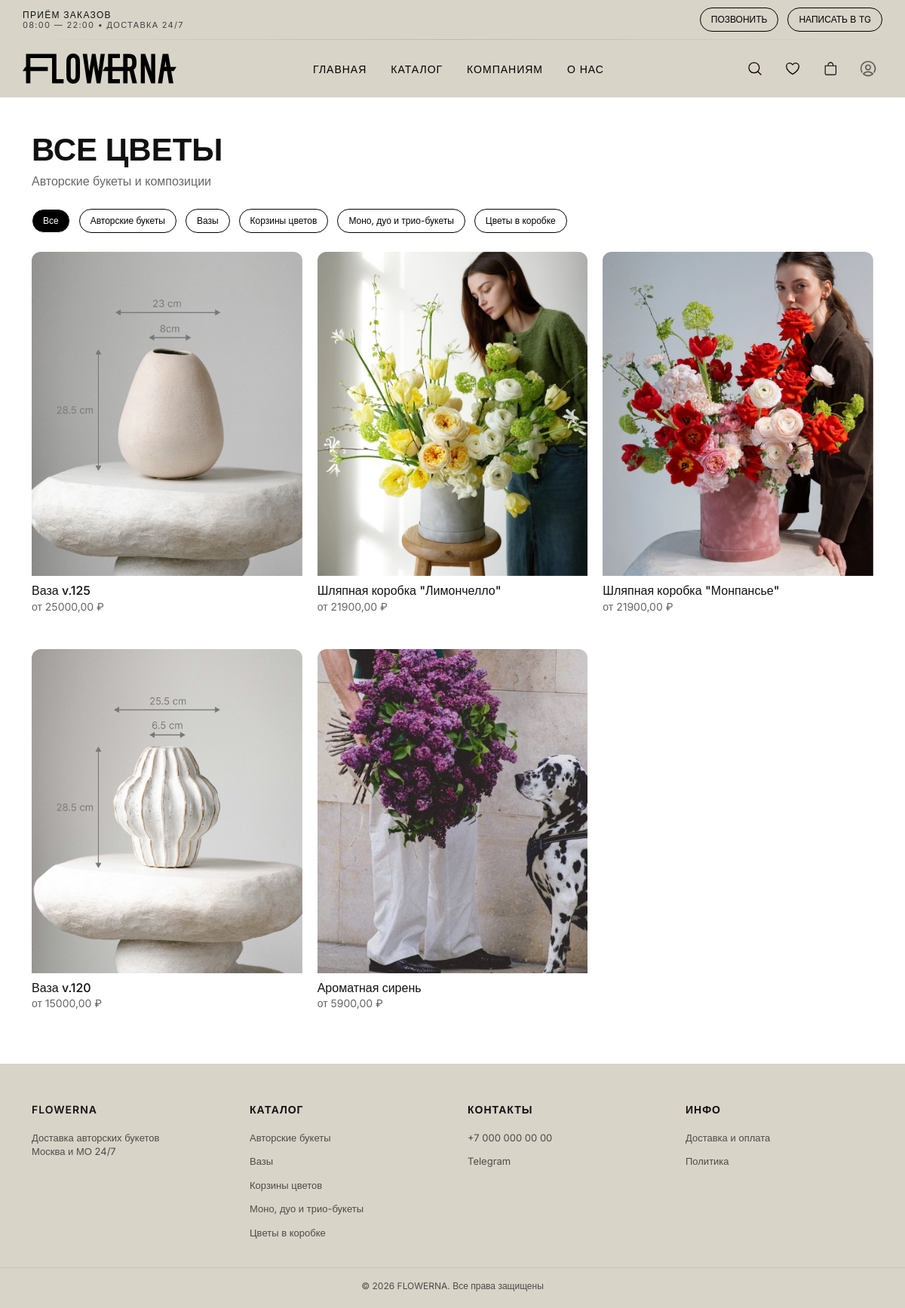
Page /catalog/ on the committed database.
### catalog/models.py (models this page shows, shortened)
class Category(models.Model):
    id = models.AutoField(primary_key=True)
    name = models.CharField(max_length=255)
    description = models.TextField(null=True, blank=True)
    image = models.ImageField(upload_to='categories/', null=True, blank=True, verbose_name='Изображение')
    slug = AutoSlugField(
        populate_from='name',
        unique=True,
        blank=True,
        always_update=True,
    )
    is_featured = models.BooleanField(default=False)
    class Meta:
        verbose_name = 'Категория'
        verbose_name_plural = 'Категории'

class Product(models.Model):
    id = models.AutoField(primary_key=True)
    category = models.ForeignKey(Category, on_delete=models.CASCADE, related_name='products', null=True, blank=True)
    name = models.CharField(max_length=255)
    price = models.DecimalField(max_digits=10, decimal_places=2)
    description = models.TextField(null=True, blank=True)
    is_available = models.BooleanField(default=True)
    image = models.ImageField(upload_to='products/', null=True, blank=True, verbose_name='Изображение')
    is_recommended = models.BooleanField(default=False)
    class Meta:
        verbose_name = 'Товар'
        verbose_name_plural = 'Товары'

### catalog/views.py (the view)
# urls.py: path('catalog/', views.catalog, name='catalog'),
def catalog(request):
    categories = Category.objects.all().order_by('name')
    products = Product.objects.filter(
        is_available=True
    ).select_related('category')
    return render(request, 'catalog.html', {
        'categories': categories,
        'products': products,
        'category_slug': None,
    })

### catalog/context_processors.py (called while the page is built)
def categories_processor(request):
    footer_category_slugs = [
        'avtorskie-bukety',
        'vazy',
        'mono-duo-i-trio-bukety',
        'korziny-tsvetov',
        'cveti-v-korobke'
    ]
    footer_categories = Category.objects.filter(
        slug__in=footer_category_slugs
    ).order_by('name')
    return {
        'footer_categories': footer_categories
    }

### templates/catalog.html (shortened to what this page needs)
{% extends 'base.html' %}
{% load static %}
{% block content %}
    <section class="catalog">
        <div class="catalog__header">
            <h1>{% block catalog_title %}Все цветы{% endblock %}</h1>
            <p>{% block catalog_subtitle %}Авторские букеты и композиции{% endblock %}</p>
        </div>
        <div class="catalog__filters">
            <a href="{% url 'catalog' %}"
               class="btn {% if not category_slug %}active{% endif %}">
                Все
            </a>
            {% for category in categories %}
                <a href="{% url 'category_detail' category.slug %}"
                   class="btn {% if category_slug == category.slug %}active{% endif %}">
                    {{ category.name }}
                </a>
            {% endfor %}
        </div>
        <div class="catalog__grid">
            {% for product in products %}
                <a href="{% url 'product-detail' product.id %}" class="product-link">
                    <div class="product-card">
                        {% if product.image %}
                            <img src="{{ product.image.url }}" alt="{{ product.name }}">
                        {% else %}
                            <div class="product-card__img--empty"></div>
                        {% endif %}
                        <div class="product-info">
                            <h3>{{ product.name }}</h3>
                            <p>от {{ product.price }} ₽</p>
                        </div>
                    </div>
                </a>
            {% empty %}
                <div class="catalog__empty">
                    <p>Товаров в этой категории пока нет</p>
                </div>
            {% endfor %}
        </div>
    </section>
{% endblock %}

### templates/components/footer.html
<footer class="footer">
    <div class="footer__top container">
        <div class="footer__col">
            <div class="footer__title">FLOWERNA</div>
            <p class="footer__text">
                Доставка авторских букетов<br>
                Москва и МО 24/7
            </p>
        </div>
        <div class="footer__col">
            <div class="footer__title">КАТАЛОГ</div>
            {% for category in footer_categories %}
                <a href="{% url 'category_detail' category.slug %}">{{ category.name }}</a>
            {% endfor %}
        </div>
        <div class="footer__col">
            <div class="footer__title">КОНТАКТЫ</div>
            <a href="tel:+70000000000">+7 000 000 00 00</a>
            <a href="#">Telegram</a>
        </div>
        <div class="footer__col">
            <div class="footer__title">ИНФО</div>
            <a href="{% url 'dostavka-i-oplata' %}">Доставка и оплата</a>
            <a href="{% url 'politika-konfidentsialnosti' %}">Политика</a>
        </div>
    </div>
    <div class="footer__bottom">
        © 2026 FLOWERNA. Все права защищены
    </div>
</footer>

### static/css/style.css (style rules this page uses)
body { font-family: "Inter", sans-serif; font-weight: 400; color: #111; }
.btn { padding: 6px 14px; border-radius: 20px; text-decoration: none; font-size: 12px; border: 1px solid #000; color: #000; background: transparent; transition: all 0.25s ease; display: inline-block; }
.catalog { padding: 20px 0; }
.catalog__header h1 { font-size: 42px; font-weight: 600; text-transform: uppercase; margin-bottom: 5px; }
.catalog__header p { color: #666; margin-bottom: 25px; }
.catalog__filters { display: flex; gap: 12px; flex-wrap: wrap; margin-bottom: 25px; }
.catalog__filters button:hover, .catalog__filters .active { background: #000; color: #fff; }
.catalog__grid { display: grid; grid-template-columns: repeat(3, 1fr); gap: 20px; }
.product-card { overflow: hidden; border-radius: 12px; }
.product-card img { width: 100%; height: 430px; object-fit: cover; transform: scale(1); transition: transform 0.4s ease; will-change: transform; display: block; }
.product-info { padding: 10px 0; }
.product-info h3 { font-size: 16px; margin: 0; }
.product-info p { font-size: 14px; color: #666; }
.btn.active { background: #000; color: #fff; }
.product-link { text-decoration: none; color: inherit; }
.product-card { overflow: hidden; border-radius: 12px; transition: 0.3s; }
.product-link { text-decoration: none; color: inherit; display: block; }

### static/css/footer.css (style rules this page uses)
.footer__col { display: flex; flex-direction: column; gap: 6px; }
.footer { background: #d8d4c8; padding: 50px 0 20px; font-size: 13px; color: #111; }
.footer__top { display: grid; grid-template-columns: repeat(4, 1fr); gap: 40px; margin-bottom: 30px; }
.footer__title { font-weight: 600; margin-bottom: 12px; text-transform: uppercase; letter-spacing: 1px; font-size: 14px; }
.footer__col a { display: block; text-decoration: none; color: #111; margin-bottom: 6px; opacity: 0.7; transition: 0.2s; }
.footer__text { opacity: 0.7; line-height: 1.4; }
.footer__bottom { border-top: 1px solid rgba(0,0,0,0.1); padding-top: 15px; text-align: center; font-size: 12px; opacity: 0.7; }

### templates/base.html (style rules this page uses)
html, body { height: 100%; margin: 0; }
body { display: flex; flex-direction: column; -webkit-font-smoothing: antialiased; -moz-osx-font-smoothing: grayscale; }

### rows in the picture
Category: name "Авторские букеты"
Category: name "Вазы"
Category: name "Корзины цветов"
Category: name "Моно, дуо и трио-букеты"
Category: name "Цветы в коробке"
Product: image (picture), name "Ваза v.125", price "25000,00"
Product: image (picture), name "Шляпная коробка \"Лимончелло\"", price "21900,00"
Product: image (picture), name "Шляпная коробка \"Монпансье\"", price "21900,00"
Product: image (picture), name "Ваза v.120", price "15000,00"
Product: image (picture), name "Ароматная сирень", price "5900,00"
